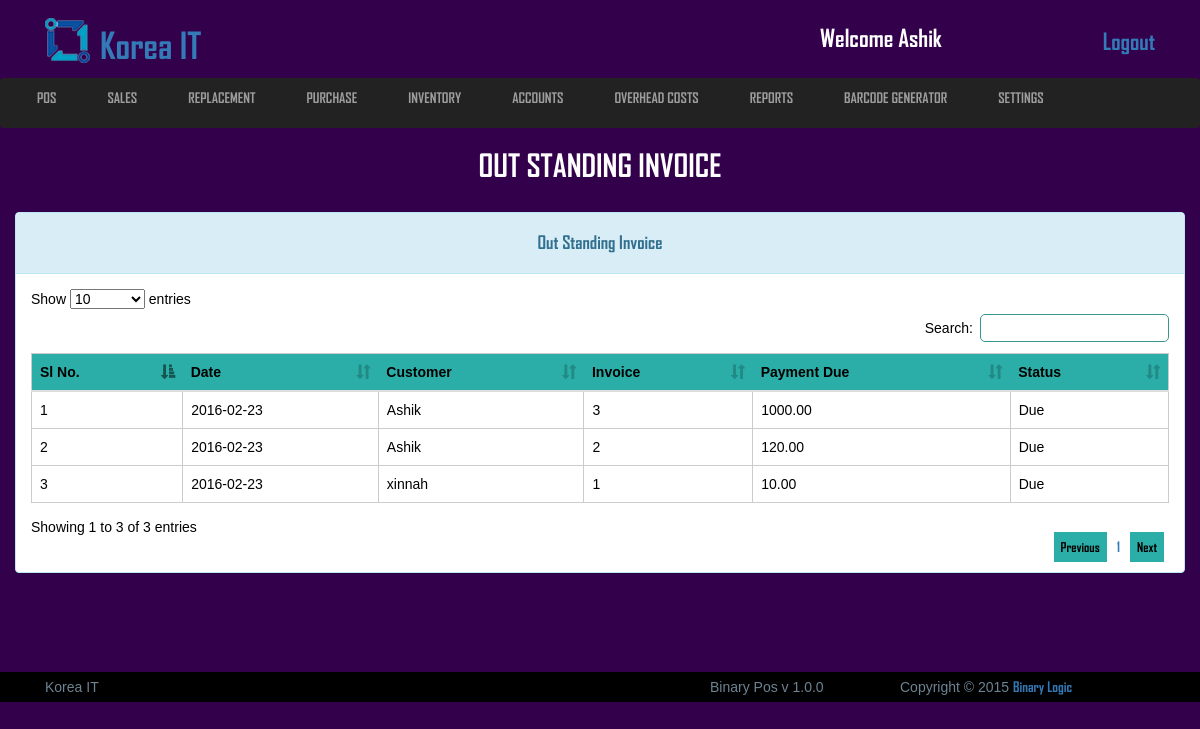
Page /view/outstanding_orders.php (signed in) on the earlier database version.
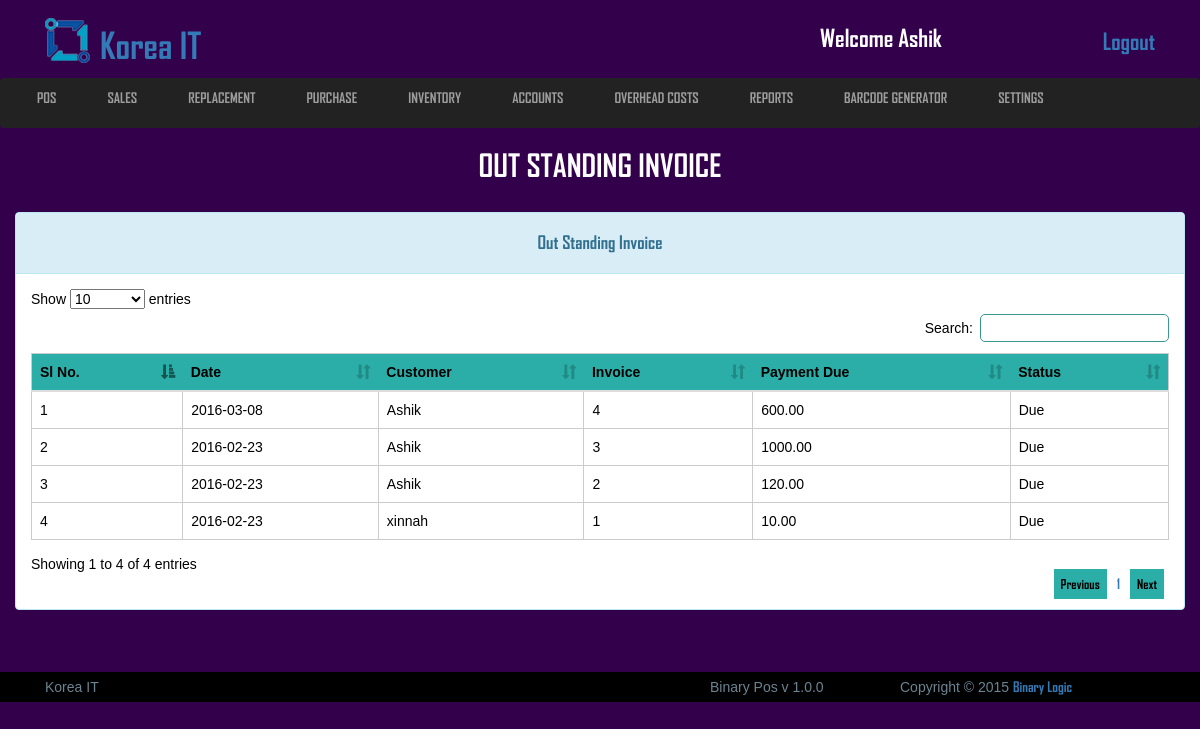
Same page on the later database version.
### tables this page shows
CREATE TABLE `invoice` (
  `id` int(255) NOT NULL,
  `invoice_date` date NOT NULL,
  `customer_id` int(255) NOT NULL,
  `invoice_no` varchar(20) NOT NULL,
  `notes` varchar(255) NOT NULL,
  `barcode` varchar(250) NOT NULL,
  `product_description` text NOT NULL,
  `uom` text NOT NULL,
  `cost_per_unit` varchar(1000) NOT NULL,
  `price` varchar(1000) NOT NULL,
  `quantity` varchar(1000) NOT NULL,
  `cost_amount` varchar(255) NOT NULL,
  `amount` varchar(1000) NOT NULL,
  `vat` varchar(1000) NOT NULL,
  `delivery_charge` varchar(50) NOT NULL,
  `total` varchar(50) NOT NULL,
  `paid` varchar(50) NOT NULL,
  `due` varchar(50) NOT NULL
);

CREATE TABLE `customer` (
  `customer_id` int(255) NOT NULL,
  `customer_name` varchar(30) NOT NULL,
  `customer_phone` varchar(15) NOT NULL,
  `customer_address` varchar(200) NOT NULL,
  `contact_person` varchar(100) NOT NULL,
  `contact_person_no` varchar(50) NOT NULL,
  `customer_balance` varchar(100) NOT NULL,
  `customer_payment_due` varchar(1000) NOT NULL
);

### src/Model/Model.php (called while the page is built, shortened)
<?php
abstract class Model{
    public function __construct(){
        $this->connection = mysqli_connect("localhost","root","","pos");
    }
}

### src/Invoice/Invoice.php (called while the page is built, shortened)
<?php
class Invoice extends Model{
  public function show_customer($id = null){
      $this->table = "customer";
      $query = "SELECT * FROM {$this->table} WHERE `customer_id` = '{$id}'";
      $result = mysqli_query($this->connection,$query);
      $customer_no_fetch = mysqli_fetch_object($result);
      return $customer_no_fetch;
  }
  public function show_all_invoice(){
    $invoice = array();
    $query = "SELECT * FROM `invoice` ORDER BY id DESC";
        $result = mysqli_query($this->connection,$query);
        while($row = mysqli_fetch_object($result)){
            $invoice[] = $row;
        }
        return $invoice;
  }
}

### view/outstanding_orders.php (the view, shortened to what this page needs)
<?php
	$outstanding = new Invoice;
	$all_invoice = $outstanding->show_all_invoice($_POST);
 ?>
	<?php include('includes/all_link_body.php'); ?>
<link href="css/jquery-ui.min.css" rel="stylesheet">
<link href="css/datepicker.css" rel="stylesheet">
<link rel="stylesheet" href="css/dataTables.bootstrap.min.css" />
<header class="header_section">
	<div class="container">
		<div class="row">
			<div class="col-md-12">
				<?php include('includes/header_top.php'); ?>
			</div>
		</div>
	</div>
	<?php include('includes/main_nav.php'); ?>
	<div class="conainer">
		<div class="row">
			<div class="col-md-12">
				<div class="sales_point">
					<h2>Out Standing Invoice</h2>
				</div>
			</div>
		</div>
	</div>
</header>
<section class="view_container_content" style="min-height:430px;">
	<div class="container">
		<div class="row">
			<div class="col-md-12 no_padding">
					<div class="panel panel-info no_margin">
					  <div class="panel-heading"><h4 style="text-align:center;">Out Standing Invoice</h4></div>
					  	<div class="panel-body">
							  <table class="table">
							  	<thead>
								    <tr style="background: #2BAEA8;">
								    	<th>Sl No.</th>
								    	<th>Date</th>
								    	<th>Customer</th>
								    	<th>Invoice</th>
								    	<th>Payment Due</th>
								    	<th>Status</th>
								    </tr>
							    </thead>
							    <tbody>
							    <?php
							    	$sl = 1;
							    	foreach ($all_invoice as $invoice) {
							    		if($invoice->due <= 0){
							    			continue;
							    		}else{
							    ?>
							    <tr>
							    	<td><?php echo $sl++; ?></td>
							    	<td><?php echo $invoice->invoice_date; ?></td>
							    	<?php $customer = $outstanding->show_customer($invoice->customer_id); ?>
							    	<td><?php echo $customer->customer_name; ?></td>
							    	<td><?php echo $invoice->invoice_no; ?></td>
							    	<td>
							    		<?php
							    			$due = $invoice->due;
							    			if($due <= 0){
									    		echo 0;
									    	}else{
									    		echo $due;
									    	}
							    	 	?>
							    	 </td>
							    	<td>
							    		<?php
									    	if($due <= 0){
									    		echo "Paid";
									    	}else{
									    		echo "Due";
									    	}
							    	 	?>
							    	</td>
							    </tr>
							    <?php
							    		}
							    	}
							     ?>
							  </tbody>
							  </table>
						</div>
					</div>
			</div>
		</div>
	</div>
</section>
	<footer class="main_footer_section">
		<div class="container">
			<div class="row">
				<div class="col-sm-12">
					<div class="row">
						<div class="col-sm-7">
							<p>Korea IT</p>
						</div>
						<div class="col-sm-2">
							<p>Binary Pos <span>v 1.0.0</span> </p>
						</div>
						<div class="col-sm-3">
							<p>Copyright &copy; 2015 <a href="www.binary-logic.net">Binary Logic</a></p>
						</div>
					</div>
				</div>
			</div>
		</div>
	</footer>
</body>
</html>

Differences in the rows shown:
added invoice: invoice_date "2016-03-08", customer.customer_name "Ashik", invoice_no "4", due "600.00", shows "Due"
Other differences:
text written by a page script: "Show entries Search: Showing 1 to 3 of 3 entries Previous 1 Next" → "Show entries Search: Showing 1 to 4 of 4 entries Previous 1 Next"
